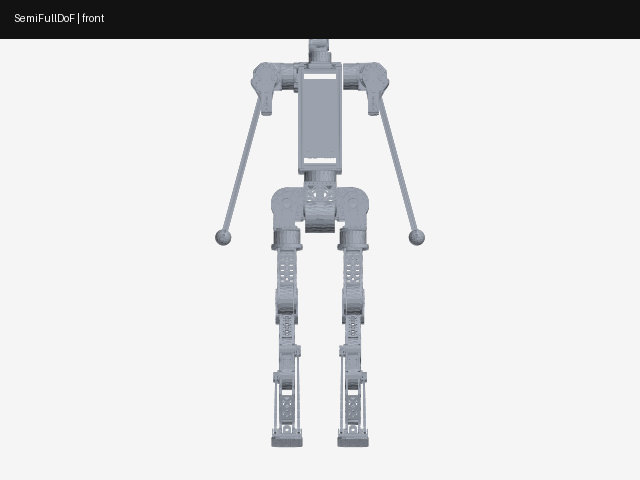
#> input picture tools/robot_model/fusion_snapshots/v30_inspection/renders/SemiFullDoF_front.png, 640 x 480 px; the run also reads 1 picture not shown here
$ python armfix_compare.py
#> lines starting #> are read from the running program, lines starting #| are printed output that depends on the picture
#!/usr/bin/env python3
"""Make a reviewer-facing before/after crop for the shoulder-roll mesh ownership fix."""
from pathlib import Path
from PIL import Image, ImageDraw

ROOT = Path(__file__).resolve().parents[2]
BASE = ROOT / "tools/robot_model/fusion_snapshots/v30_inspection"
OLD = BASE / "renders/SemiFullDoF_front.png"
NEW = BASE / "renders_armfix/SemiFullDoF_front.png"
OUT = BASE / "renders_armfix/arm_housing_before_after.png"


def panel(path: Path, label: str, subtitle: str) -> Image.Image:
#> called with label = 'BEFORE'
    source = Image.open(path).convert("RGB").crop((0, 38, 640, 330))
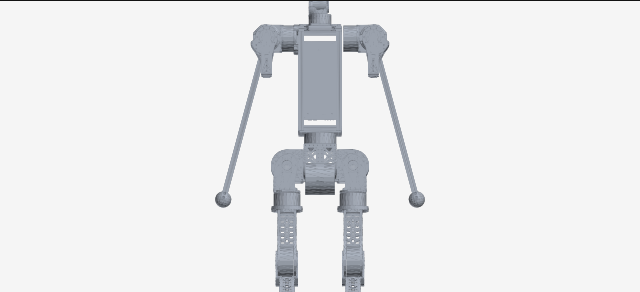
#> source: PIL image 640x292 RGB; mean R, G, B 234.1, 234.8, 235.8
    canvas = Image.new("RGB", (640, 350), "#f3f5f6")
    canvas.paste(source, (0, 58))
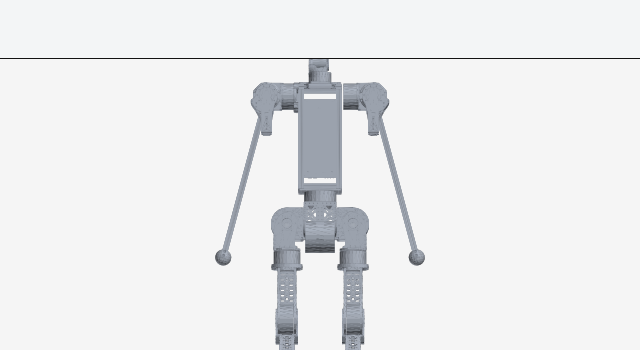
#> canvas: PIL image 640x350 RGB; mean R, G, B 235.6, 236.5, 237.5
    draw = ImageDraw.Draw(canvas)
    draw.rectangle((0, 0, 640, 58), fill="#132334")
    draw.text((15, 10), label, fill="white")
    draw.text((15, 32), subtitle, fill="#d9e5ed")
    # Mark both roll housings.  The red circles cover the same world-image regions, making
    # it obvious whether the outer housing stays level or follows the abducted arm.
    draw.ellipse((205, 69, 313, 170), outline="#ef3e42", width=4)
    draw.ellipse((327, 69, 435, 170), outline="#ef3e42", width=4)
    return canvas


left = panel(OLD, "BEFORE", "Shoulder-Roll2Yaw housing owned by fixed shoulder-pitch link")
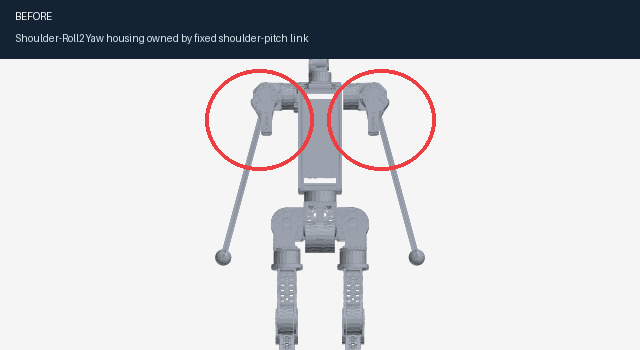
#> left: PIL image 640x350 RGB; mean R, G, B 199.4, 200.6, 204.3
right = panel(NEW, "AFTER", "housing moved downstream; housing + rod rotate together at 15 deg")
sheet = Image.new("RGB", (1280, 350), "white")
#> sheet: PIL image 1280x350 RGB; every value is 255
sheet.paste(left, (0, 0)); sheet.paste(right, (640, 0))
#> after `sheet.paste(left, (0, 0))`:
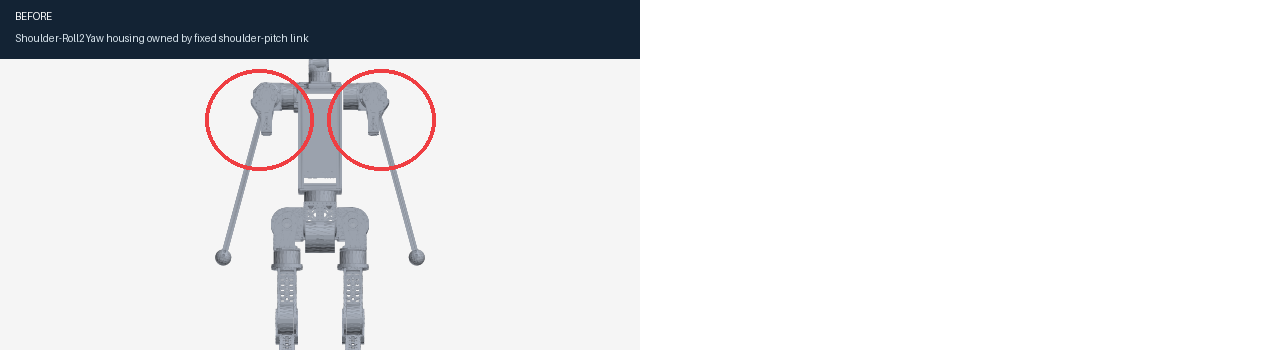
#> sheet: PIL image 1280x350 RGB; mean R, G, B 227.2, 227.8, 229.7
#> after `sheet.paste(right, (640, 0))`:
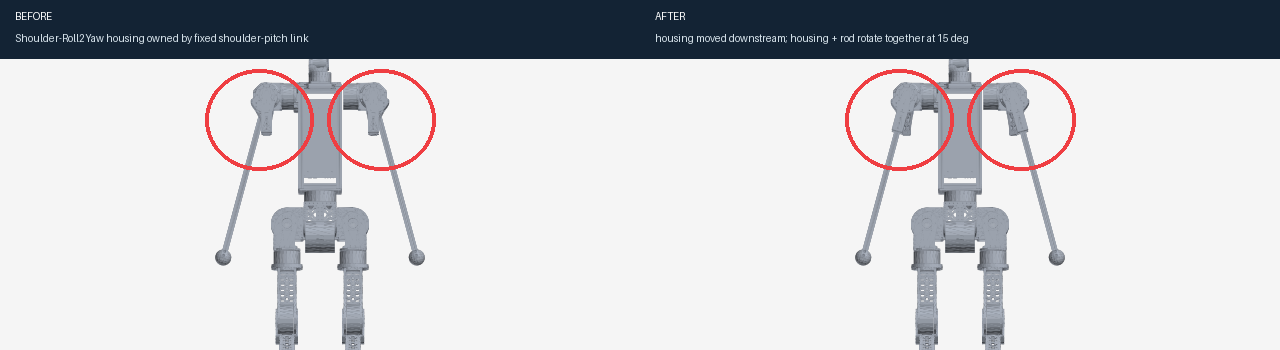
#> sheet: PIL image 1280x350 RGB; mean R, G, B 199.3, 200.6, 204.3
ImageDraw.Draw(sheet).line((640, 0, 640, 350), fill="#687787", width=3)
sheet.save(OUT)
print(OUT)
